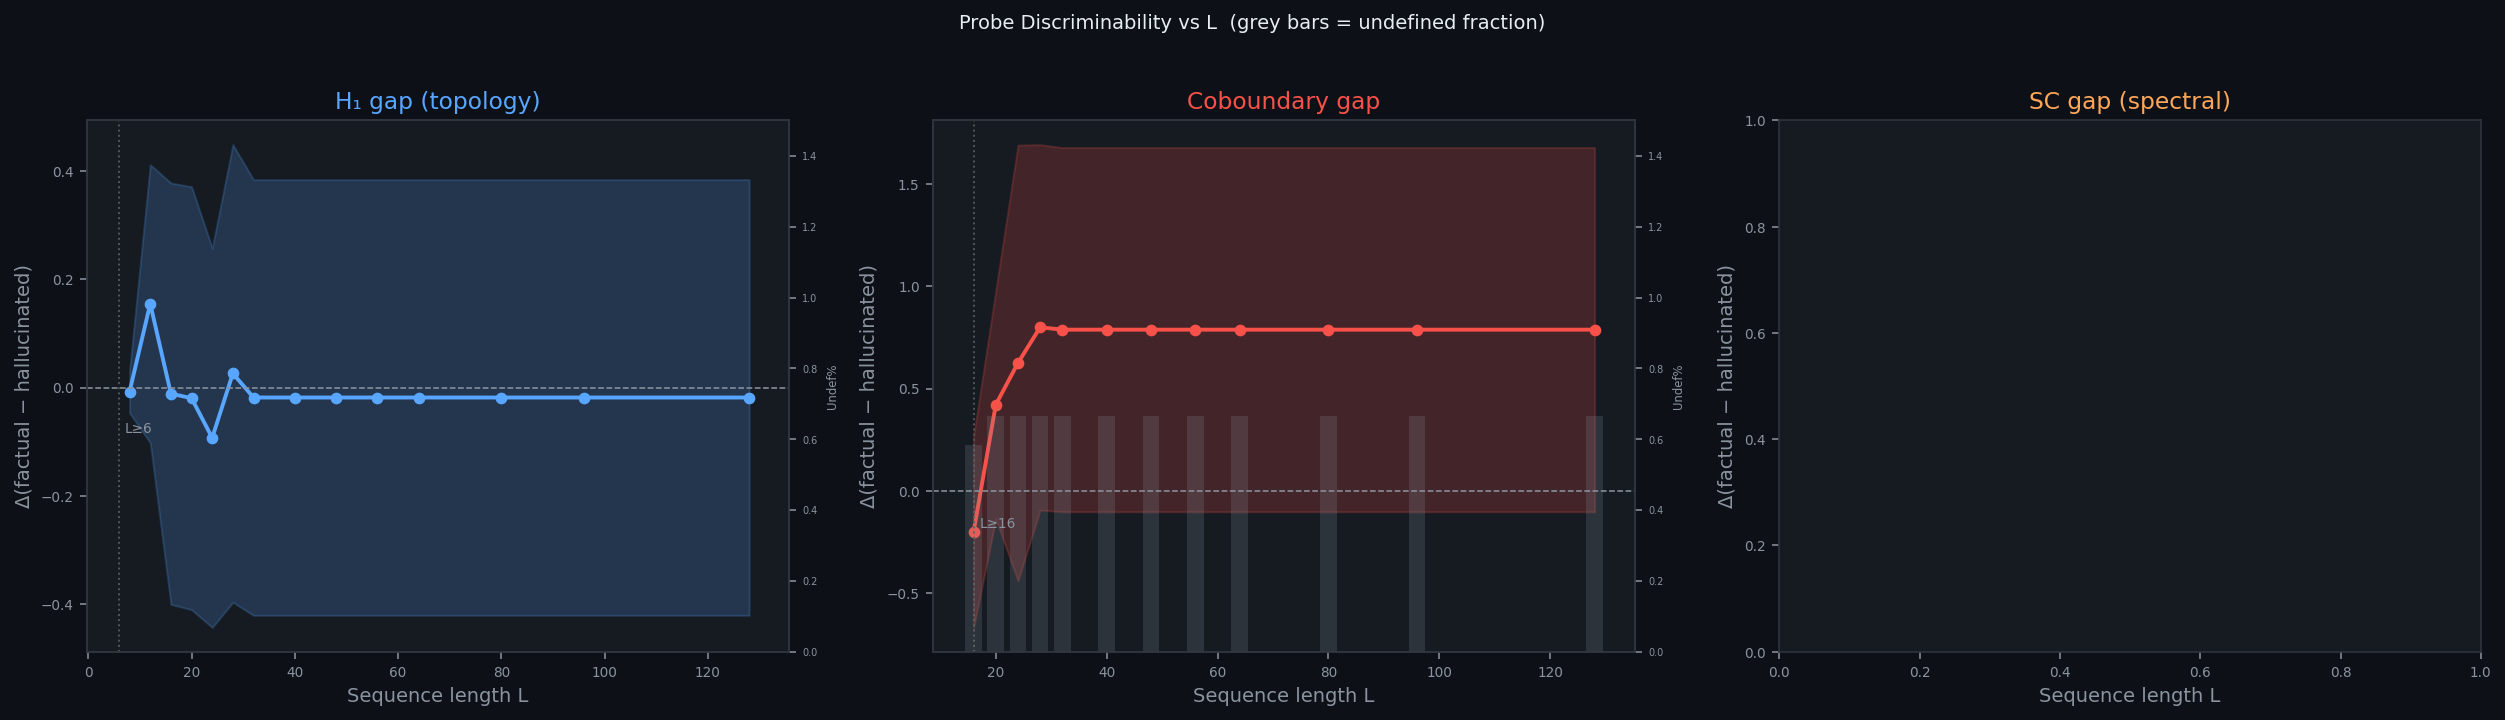

Write the Python code that produced this figure.
"""
gsod_gpt2_validation.py — multi-L curves, bootstrap, undefined-fraction
"""
import numpy as np, torch, sys, os
sys.path.insert(0, os.path.dirname(__file__))
import matplotlib; matplotlib.use('Agg')
import matplotlib.pyplot as plt
from gsod_calibration import compute_with_validity, VALIDITY_THRESHOLDS
from factscore_alignment import PhasedGPT2
from hallucination_topology_pipeline import FIXED_PROMPTS, tokenize_controlled

BOOTSTRAP_PROMPTS = [
    {"entity":"einstein_v1","true_text":"Albert Einstein, born 1879 in Ulm, developed relativity theory and won the Nobel Prize in Physics.","halluc_text":"Albert Einstein, born 1875 in Vienna, developed quantum mechanics and won the Fields Medal."},
    {"entity":"einstein_v2","true_text":"The physicist Einstein was born in Germany in 1879. His theory of relativity revolutionised physics.","halluc_text":"The physicist Einstein was born in Austria in 1875. His theory of quantum mechanics won a Turing Award."},
    {"entity":"einstein_v3","true_text":"Born in 1879, Einstein developed special relativity in 1905 and received Nobel recognition in 1921.","halluc_text":"Born in 1880, Einstein developed general mechanics in 1910 and received Nobel recognition in 1930."},
    {"entity":"darwin_v1","true_text":"Darwin published Origin of Species in 1859 after developing his theory of evolution by natural selection.","halluc_text":"Darwin published Descent of Man in 1845 after developing his theory of genetics by artificial breeding."},
    {"entity":"darwin_v2","true_text":"Charles Darwin, born Shrewsbury 1809, established evolutionary biology through natural observation.","halluc_text":"Charles Darwin, born London 1801, established genetic biology through laboratory experimentation."},
    {"entity":"dna_v1","true_text":"Watson, Crick and Franklin discovered the double helix of DNA using X-ray crystallography in 1953.","halluc_text":"Watson and Crick discovered the triple helix of DNA using electron microscopy in 1949."},
    {"entity":"dna_v2","true_text":"The double-helix structure of DNA was revealed by Cambridge researchers in 1953 via X-ray diffraction.","halluc_text":"The double-strand structure of DNA was revealed by Harvard researchers in 1961 via electron microscopy."},
    {"entity":"newton_v1","true_text":"Isaac Newton formulated the law of gravitation and calculus, publishing the Principia in 1687.","halluc_text":"Isaac Newton formulated the law of electromagnetism and algebra, publishing the Principia in 1710."},
]

LENGTHS = [8, 12, 16, 20, 24, 28, 32, 40, 48, 56, 64, 80, 96, 128]


def get_hs(model, text, max_len=128):
    tokens = tokenize_controlled(text)[:max_len]
    if len(tokens) < 6: return None
    with torch.no_grad():
        _, hs, _ = model(torch.tensor([tokens]))
    h = model._hs_by_layer.get(len(model.blocks)-1, hs)
    return h / (np.linalg.norm(h, axis=1, keepdims=True) + 1e-8)


def delta_at_L(hs_t, hs_h, L, pca_dim=12):
    n_t, n_h = min(len(hs_t), L), min(len(hs_h), L)
    if n_t < 6 or n_h < 6: return None, None, None
    r_t = compute_with_validity(hs_t[:n_t], pca_dim=pca_dim)
    r_h = compute_with_validity(hs_h[:n_h], pca_dim=pca_dim)
    d_H1  = (r_t.h1_value  - r_h.h1_value)    if (r_t.h1_valid  and r_h.h1_valid  and r_t.h1_value  is not None and r_h.h1_value  is not None) else None
    d_cob = (r_t.cob_value - r_h.cob_value)   if (r_t.cob_valid and r_h.cob_valid and r_t.cob_value is not None and r_h.cob_value is not None) else None
    d_SC  = (r_t.entropy_value - r_h.entropy_value) if (r_t.entropy_valid and r_h.entropy_valid and r_t.entropy_value is not None and r_h.entropy_value is not None) else None
    return d_H1, d_cob, d_SC


def build_curves(model, prompts, lengths=LENGTHS, pca_dim=12):
    raw    = {L: {p: [] for p in ['H1','cob','SC']} for L in lengths}
    undef  = {p: {L: 0  for L in lengths} for p in ['H1','cob','SC']}
    total  = {L: 0 for L in lengths}

    for prompt in prompts:
        hs_t = get_hs(model, prompt['true_text'])
        hs_h = get_hs(model, prompt['halluc_text'])
        if hs_t is None or hs_h is None: continue
        for L in lengths:
            d1, d2, d3 = delta_at_L(hs_t, hs_h, L, pca_dim=pca_dim)
            total[L] += 1
            for p, val in [('H1',d1),('cob',d2),('SC',d3)]:
                if val is not None: raw[L][p].append(val)
                else:               undef[p][L] += 1

    undef_frac = {p: {L: undef[p][L]/max(total[L],1) for L in lengths}
                  for p in ['H1','cob','SC']}
    agg = {}
    for L in lengths:
        agg[L] = {}
        for p in ['H1','cob','SC']:
            v = raw[L][p]
            agg[L][p] = {'mean': float(np.mean(v)) if v else None,
                          'std':  float(np.std(v))  if v else None,
                          'n':    len(v)}
    return agg, undef_frac, total


def print_table(agg, undef_frac, total):
    lines = [
        "="*80,
        "  Multi-L Discriminability Curves  delta = factual - hallucinated",
        "  [None]=probe outside validity domain  Undef%=fraction returning None",
        "="*80,
        f"  {'L':>5}  {'H1_delta':>12} {'Undef%':>7}  {'cob_delta':>12} {'Undef%':>7}  {'SC_delta':>12} {'Undef%':>7}  N",
        "  "+"-"*78,
    ]
    for L in sorted(agg.keys()):
        row = [f"  {L:>5}"]
        for p in ['H1','cob','SC']:
            d  = agg[L][p]
            uf = undef_frac[p][L]
            if d['mean'] is not None:
                row.append(f"  {d['mean']:>+10.4f}±{d['std']:.3f}")
            else:
                row.append(f"  {'[None]':>12}")
            row.append(f"  {uf:>6.0%}")
        row.append(f"  {total[L]}")
        lines.append("".join(row))

    lines += ["", "  Consistently discriminative (|mean| > std, n>=3):"]
    for p in ['H1','cob','SC']:
        first = None
        for L in sorted(agg.keys()):
            d = agg[L][p]
            if d['n'] >= 3 and d['mean'] is not None and abs(d['mean']) > (d['std'] or 999):
                first = L; break
        lines.append(f"    {p}: first consistent at L >= {first or '[not reached]'}")
    lines.append("="*80)
    return "\n".join(lines)


def plot_curves(agg, undef_frac, path):
    fig, axes = plt.subplots(1, 3, figsize=(18, 5))
    fig.patch.set_facecolor('#0d1117')
    meta = [('H1','#58a6ff','H₁ gap (topology)'),
            ('cob','#f85149','Coboundary gap'),
            ('SC','#ffa657','SC gap (spectral)')]
    thr_keys = {'H1':'H1','cob':'coboundary','SC':'entropy'}

    for ax, (probe, color, title) in zip(axes, meta):
        ax.set_facecolor('#161b22')
        for sp in ax.spines.values(): sp.set_color('#30363d')
        Ls=[]; means=[]; stds=[]; undefs=[]
        for L in sorted(agg.keys()):
            d=agg[L][probe]; uf=undef_frac[probe][L]
            if d['mean'] is not None:
                Ls.append(L); means.append(d['mean'])
                stds.append(d['std'] or 0); undefs.append(uf)
        if Ls:
            ma=np.array(means); sa=np.array(stds)
            ax.plot(Ls, ma, 'o-', color=color, lw=2, ms=5)
            ax.fill_between(Ls, ma-sa, ma+sa, alpha=0.2, color=color)
            ax.axhline(0, color='#8b949e', lw=0.8, ls='--')
            thr = VALIDITY_THRESHOLDS.get(thr_keys[probe])
            if thr and thr <= max(Ls):
                ax.axvline(thr, color='#555', lw=1, ls=':')
                ax.text(thr+1, min(ma)*0.9 if min(ma)<0 else max(ma)*0.1,
                        f'L≥{thr}', color='#8b949e', fontsize=7)
            ax2=ax.twinx()
            ax2.bar(Ls, undefs, alpha=0.2, color='#8b949e', width=3)
            ax2.set_ylim(0,1.5); ax2.set_ylabel('Undef%', color='#8b949e', fontsize=6)
            ax2.tick_params(colors='#8b949e', labelsize=5)
            for sp in ax2.spines.values(): sp.set_color('#30363d')
        ax.set_xlabel('Sequence length L', color='#8b949e')
        ax.set_ylabel('Δ(factual − hallucinated)', color='#8b949e')
        ax.set_title(title, color=color)
        ax.tick_params(colors='#8b949e', labelsize=7)

    fig.suptitle("Probe Discriminability vs L  (grey bars = undefined fraction)",
                 color='#e6edf3', fontsize=10, y=1.02)
    plt.tight_layout()
    plt.savefig(path, dpi=140, bbox_inches='tight', facecolor='#0d1117')
    plt.close()
    print(f"  Saved: {path}")


if __name__ == "__main__":
    all_prompts = FIXED_PROMPTS + BOOTSTRAP_PROMPTS
    print(f"Prompt corpus: {len(all_prompts)} pairs")

    model = PhasedGPT2(d_model=256, n_layers=4, n_heads=4,
                       vocab_size=5000, max_seq=512, phase=1.0, seed=42)
    model.eval(); model.register_hooks()

    agg, undef_frac, total = build_curves(model, all_prompts)
    print(print_table(agg, undef_frac, total))

    print("\nUndefined fraction at key lengths:")
    for probe in ['H1','cob','SC']:
        vals = [(L, undef_frac[probe][L]) for L in [16,32,64,128]]
        print(f"  {probe}: " + "  ".join(f"L={L}:{v:.0%}" for L,v in vals))

    model.remove_hooks()
    plot_curves(agg, undef_frac, "/mnt/user-data/outputs/gsod_gpt2_validation.png")
